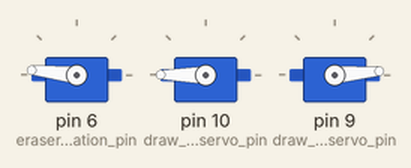
Simulated run of this sketch. Board: Arduino Uno, built with avr-gcc and run on an emulated ATmega328P. On the bench: 3 × servo.

Above: at 2.95 s.
At 4.0 s:
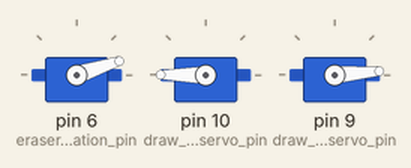
At 5.05 s:
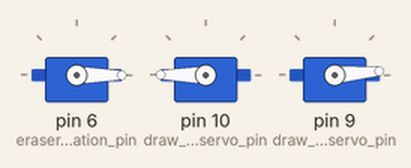
At 7.2 s:
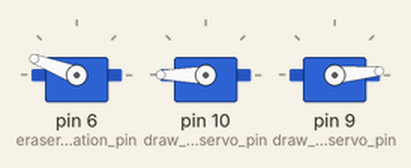
Timing chart, 0 to 11.3 s (numbered marks = the images above):
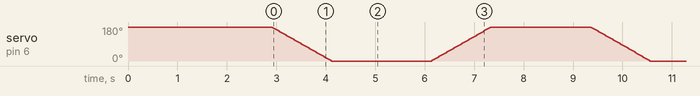

The sketch:

motor_functions.ino
```cpp
#include "TM_Motor_Movement.h"

String bitstring ="0110";
uint8_t film_dc_pin = 3;
uint8_t stepper_pin = 1;
uint8_t eraser_actuation_pin = 6;
uint8_t eraser_control_pin = 4;
uint8_t eraser_actuation_min = 0;
uint8_t eraser_actuation_max = 180;
uint8_t eraser_speed = 255;
uint8_t erase_all_distance = 1000;
uint8_t stepper_total_steps = 200;
uint8_t stepper_move_steps = 4;
uint8_t stepper_speed = 30;
uint8_t dc_film_speed = 120;
uint8_t draw_actuation_servo_pin = 10;
uint8_t draw_control_servo_pin = 9;
uint8_t marker_up_pos = 180;
uint8_t marker_down_pos = 120;
uint8_t head_min_pos = 5;
uint8_t head_max_pos = 75;
uint8_t zero_lines = 2;
uint8_t bit_space = 25;
uint8_t eraser_head_distance = 150;
uint8_t eraser_distance = 130;
uint8_t eraser_to_write_dist = 49;
uint8_t write_to_camera = 125;

TM_Motor_Movement TM(
  bitstring,
  film_dc_pin,
  stepper_pin,
  eraser_actuation_pin,
  eraser_control_pin,
  eraser_actuation_min,
  eraser_actuation_max,
  eraser_speed,
  erase_all_distance,
  stepper_total_steps,
  stepper_move_steps,
  stepper_speed,
  dc_film_speed,
  draw_actuation_servo_pin,
  draw_control_servo_pin,
  marker_up_pos,
  marker_down_pos,
  head_min_pos,
  head_max_pos,
  zero_lines,
  bit_space,
  eraser_head_distance,
  eraser_distance,
  eraser_to_write_dist,
  write_to_camera
);

void setup() {
//   // put your setup code here, to run once:
  TM.begin();
  delay(2000);
  // TM.drawAll();
  // delay(2000);
  // TM.goToCamera();
  //TM.eraseOneSymbol();
  // TM.eraserToWrite();
  //TM.eraserOn();
}

void loop() {
  TM.eraserUp();
  delay(2000);
  TM.eraserDown();
  delay(2000);

}
```

TM_Motor_Movement.cpp
```cpp
#include "Arduino.h"
#include <Adafruit_MotorShield.h>
#include "TM_Motor_Movement.h"
#include <Servo.h>
#include "string.h"

TM_Motor_Movement::TM_Motor_Movement(
        String  bitstring,                  // Starting input bitstring
        uint8_t film_dc_pin,                // Pin that the tape actuation DC motors are conencted to on the Motor Shield
        uint8_t stepper_pin,                // Pin that the tape actuation stepper motor is connected to on the Motor Shield
        uint8_t eraser_actuation_pin,       // Pin that the eraser head actuation servo is connected to on the Arduino
        uint8_t eraser_control_pin,         // Pin that the eraser head DC motor is connected to on the Motor Sheild
        uint8_t eraser_actuation_min,       // Low / eraser down position for the eraser head servo
        uint8_t eraser_actuation_max,       // High / eraser up position for the eraser head servo
        uint8_t erase_all_distance,         // Total stepper steps to eraser large sections on the tape after use
        uint8_t eraser_speed,               // 8 bit speed of the eraser DC motor
        uint8_t stepper_total_steps,        // The total number of steps that the stepper motor has
        uint8_t stepper_move_steps,         // Total number of steps for the stepper to move at once
        uint8_t stepper_speed,              // 8 bit speed for the stepper motor (microsteps used)
        uint8_t dc_film_speed,              // 8 bit speed of the tape actuation DC motors
        uint8_t draw_actuation_servo_pin,   // Pin for the servo that controls the vertical motion of the marker
        uint8_t draw_control_servo_pin,     // Pin the for the servo that controls the horizontal motion of the writing head
        uint8_t marker_up_pos,              // Servo positon for the marker in the up position
        uint8_t marker_down_pos,            // Servo position for the marker in the down position
        uint8_t head_min_pos,               // Servo position for the writing head at the start position
        uint8_t head_max_pos,               // Servo position for the writing head at the fully extended position
        uint8_t zero_lines,                 // Number of zig zag lines when drawing zero symbol
        uint8_t bit_space,                  // Stepper spaces between bits
        uint8_t eraser_head_distance,       // Stepper steps from under the camera to under the eraser head
        uint8_t eraser_distance,            // Stepper steps to erase one symbol
        uint8_t eraser_to_write_dist,       // Stepper steps from ther eraser to under the writing head
        uint8_t write_to_camera             // Stepper steps from under the writing head to under the camera
) :

        start_bitstring(bitstring),

        film_dcM_pin(film_dc_pin),
        dcM_film_speed(dc_film_speed),

        stepperM_pin(stepper_pin),
        stepperM_total_steps(stepper_total_steps),
        stepperM_move_steps(stepper_move_steps),
        stepperM_speed(stepper_speed),

        eraser_actuationM_pin(eraser_actuation_pin),
        eraser_controlM_pin(eraser_control_pin),
        eraser_actuationM_min(eraser_actuation_min),
        eraser_actuationM_max(eraser_actuation_max),
        eraserM_speed(eraser_speed),
        eraserM_head_distance(eraser_head_distance),
        eraserM_distance(eraser_distance),
        eraserM_to_write_dist(eraser_to_write_dist),
        erase_all_dist(erase_all_distance),

        draw_actuation_servoM_pin(draw_actuation_servo_pin),
        draw_control_servoM_pin(draw_control_servo_pin),
        marker_down_posi(marker_down_pos),
        marker_up_posi(marker_up_pos),
        head_min(head_min_pos),
        head_max(head_max_pos),
        zero_lines_num(zero_lines),
        bit_spacing(bit_space),
        write_to_cam(write_to_camera)
{

};

void TM_Motor_Movement::begin() {
    //Serial.begin(9600);
    AFMS = Adafruit_MotorShield();
    //Serial.println("MotorShield Found!");
    fineFilmControl = AFMS.getStepper(stepperM_total_steps, stepperM_pin);
    //Serial.println("Stepper Found!");
    coarseFilmControl = AFMS.getMotor(film_dcM_pin);
    //Serial.println("DC Motors Found!");
    eraserControl = AFMS.getMotor(eraser_controlM_pin);
    //Serial.println("Eraser Found!");
    eraserActuation.attach(eraser_actuationM_pin);
    eraserActuation.write(eraser_actuationM_max);
    delay(300);
    //Serial.println("Eraser acuation home!");
    drawingActuation.attach(draw_actuation_servoM_pin);
    drawingActuation.write(marker_up_posi);
    delay(300);
    //Serial.println("Drawing acuation home!");
    drawingControl.attach(draw_control_servoM_pin);
    drawingControl.write(head_min);
    delay(300);
    //Serial.println("Drawing control home!");
    AFMS.begin();
    //Serial.println("Initiation Successful!");
}

void TM_Motor_Movement::moveFilmForward() {
    // Method to move the film forward by a small increment for drawing symbols

    fineFilmControl->setSpeed(stepperM_speed);
    coarseFilmControl->setSpeed(dcM_film_speed);
    coarseFilmControl->run(FORWARD);
    fineFilmControl->step(stepperM_move_steps, FORWARD, MICROSTEP);
    coarseFilmControl->setSpeed(0);
    delay(500);
    // Serial.println("Film Forward!");
}

void TM_Motor_Movement::moveFilmBackward() {
    // Method to move the film forward by a small increment for drawing symbols

    fineFilmControl->setSpeed(stepperM_speed);
    coarseFilmControl->setSpeed(dcM_film_speed);
    coarseFilmControl->run(BACKWARD);
    fineFilmControl->step(stepperM_move_steps, BACKWARD, MICROSTEP);
    coarseFilmControl->setSpeed(0);
    delay(500);
    // Serial.println("Film Backward!");
}

void TM_Motor_Movement::moveOneBitForward() {
    // Methed to advance the film a forward by a defined spacing for each bit

    fineFilmControl->setSpeed(stepperM_speed);
    coarseFilmControl->setSpeed(dcM_film_speed);
    coarseFilmControl->run(FORWARD);
    fineFilmControl->step(bit_spacing, FORWARD, MICROSTEP);
    coarseFilmControl->setSpeed(0);
    delay(500);
}

void TM_Motor_Movement::moveOneSymbolForward() {
    // Method to advance the film forward by one symbol

    moveOneBitForward();
    delay(50);
    moveOneBitForward();
    delay(50);
    moveOneBitForward();
    delay(50);
}

void TM_Motor_Movement::moveOneBitBackward() {
    // Methed to advance the film a backward by a defined spacing for each bit

    fineFilmControl->setSpeed(stepperM_speed);
    coarseFilmControl->setSpeed(dcM_film_speed);
    coarseFilmControl->run(BACKWARD);
    fineFilmControl->step(bit_spacing, BACKWARD, MICROSTEP);
    coarseFilmControl->setSpeed(0);
    delay(500);
}

void TM_Motor_Movement::moveOneSymbolBackward() {
    // Method to advance the film forward by one symbol

    moveOneBitBackward();
    delay(50);
    moveOneBitBackward();
    delay(50);
    moveOneBitBackward();
    delay(50);
}

void TM_Motor_Movement::eraserDown() {
    // Method to lower the eraser down onto the film

    //eraserActuation.write(eraser_actuationM_min);
    // Serial.println("Eraser Down!");
    for (int i = eraser_actuationM_min; i <= eraser_actuationM_max; i +=3) {
        eraserActuation.write(i);
        delay(20);
    }
    //Serial.println("Eraser Down!");
}

void TM_Motor_Movement::eraserUp() {
    // Method to raise the eraser up off the fiml

    //eraserActuation.write(eraser_actuationM_max);
    for (int i = eraser_actuationM_max; i >= eraser_actuationM_min; i -=3) {
        eraserActuation.write(i);
        delay(20);
    }
    //Serial.println("Eraser Up!");

}

void TM_Motor_Movement::eraserOn() {
    // Method to start the DC motor that controls the eraser

    eraserControl->setSpeed(eraserM_speed);
    eraserControl->run(FORWARD);
    // Serial.println("Eraser on!");
}

void TM_Motor_Movement::eraserOff() {
    // Method to stop the DC motor that controls the eraser

    eraserControl->setSpeed(0);
    // Serial.println("Eraser off!");
}

void TM_Motor_Movement::moveToErase(){
    // Method to move the film so that a bit under the camera moves to under
    // the eraser

    fineFilmControl->setSpeed(stepperM_speed);
    coarseFilmControl->setSpeed(dcM_film_speed);
    coarseFilmControl->run(BACKWARD);
    fineFilmControl->step(eraserM_head_distance, BACKWARD, MICROSTEP);
    coarseFilmControl->setSpeed(0);
    delay(500);
}

void TM_Motor_Movement::eraseBackward() {
    // Method to actuate the eraser, start the motor, and move the film
    // backward so that one symbol gets erased

    fineFilmControl->setSpeed(2);
    coarseFilmControl->setSpeed(dcM_film_speed);
    coarseFilmControl->run(BACKWARD);
    fineFilmControl->step(eraserM_distance, BACKWARD, MICROSTEP);
    coarseFilmControl->setSpeed(0);
}
void TM_Motor_Movement::eraserToWrite() {
    // Method to move the film to under the writing head after being erased

    fineFilmControl->setSpeed(stepperM_speed);
    coarseFilmControl->setSpeed(dcM_film_speed);
    coarseFilmControl->run(FORWARD);
    fineFilmControl->step(eraserM_to_write_dist, FORWARD, MICROSTEP);
    coarseFilmControl->setSpeed(0);
}


void TM_Motor_Movement::eraseOneSymbol() {
    // Method to erase one symbol by having it start with the third bit
    // of the symbol under the camera and end with the position for the
    // first bit under the writing head so that the new symbol can be
    // drawn

    moveToErase();
    delay(500);
    eraserDown();
    delay(500);
    eraserOn();
    delay(500);
    eraseBackward();
    eraserOff();
    delay(500);
    eraserUp();
    delay(500);
    eraserToWrite();
}

void TM_Motor_Movement::eraseAll() {
    // Method to erase all symbols on the film. This just moves
    // the film large distances in both directions while the
    // eraser is actuated

    eraserDown();
    delay(500);
    eraserOn();
    delay(500);
    fineFilmControl->setSpeed(stepperM_speed);
    coarseFilmControl->setSpeed(dcM_film_speed);
    coarseFilmControl->run(FORWARD);
    fineFilmControl->step(erase_all_dist, FORWARD, MICROSTEP);
    coarseFilmControl->setSpeed(0);
    delay(500);
    fineFilmControl->setSpeed(stepperM_speed);
    coarseFilmControl->setSpeed(dcM_film_speed);
    coarseFilmControl->run(BACKWARD);
    fineFilmControl->step(erase_all_dist, BACKWARD, MICROSTEP);
    coarseFilmControl->setSpeed(0);
    delay(500);
    fineFilmControl->setSpeed(stepperM_speed);
    coarseFilmControl->setSpeed(dcM_film_speed);
    coarseFilmControl->run(BACKWARD);
    fineFilmControl->step(erase_all_dist, BACKWARD, MICROSTEP);
    coarseFilmControl->setSpeed(0);
    delay(500);
    fineFilmControl->setSpeed(stepperM_speed);
    coarseFilmControl->setSpeed(dcM_film_speed);
    coarseFilmControl->run(FORWARD);
    fineFilmControl->step(erase_all_dist, FORWARD, MICROSTEP);
    coarseFilmControl->setSpeed(0);
    delay(500);
    eraserOff();
    delay(500);
    eraserUp();
}

void TM_Motor_Movement::headPositiveVerticalLine() {
    // Method to move the writign head perpendicular to the
    // films travel and away from the writing heads start position

    for (int i = head_min; i <= head_max; i +=3) {
        drawingControl.write(i);
        delay(20);
    }


    //drawingControl.write(head_max);
    delay(500);
    // Serial.println("Positive Line!");
}

void TM_Motor_Movement::headNegativeVerticalLine() {
    // Method to move the writign head perpendicular to the
    // films travel and toward from the writing heads start position

    for (int i = head_max; i >= head_min; i-=3) {
        drawingControl.write(i);
        delay(20);
    }
    //drawingControl.write(head_min);
    delay(500);
    // Serial.println("Negative Line!");
}


void TM_Motor_Movement::markerDown() {
    // Method to move the down to touch the film

    for (int i = marker_up_posi; i >= marker_down_posi; i -=3) {
        drawingActuation.write(i);
        delay(20);
    }
    delay(500);
    //drawingActuation.write(marker_down_posi);
    // Serial.println("Marker Down!");
}

void TM_Motor_Movement::markerUp() {
    // Method to lift the marker up way from the film
    for (int i = marker_down_posi; i <= marker_up_posi; i +=3) {
        drawingActuation.write(i);
        delay(20);
    }
    delay(500);
    //drawingActuation.write(marker_up_posi);

    // Serial.println("Marker Up!");
}


void TM_Motor_Movement::drawBitOne() {
    // Method to draw the bit "one"

    markerDown();
    delay(500);
    headPositiveVerticalLine();
    delay(500);
    markerUp();
    delay(500);
    headNegativeVerticalLine();
    delay(500);
}

void TM_Motor_Movement::drawBitZero() {
    // Method to draw the bit "zero"

    markerDown();
    delay(500);
    for (int i = 0; i <= zero_lines_num; i++) {
        headPositiveVerticalLine();
        delay(500);
        moveFilmForward();
        delay(500);
        headNegativeVerticalLine();
        delay(500);
        moveFilmForward();
        delay(500);
    }
    // moveFilmBackward();
    // for (int i = 0; i <= 2 * zero_lines_num; i++) {
    //   moveFilmBackward();
    // }
    markerUp();
}

void TM_Motor_Movement::drawOne() {
    // Method to draw the symbol "one"

    drawBitZero();
    delay(500);
    moveOneBitForward();
    delay(500);
    drawBitOne();
    delay(500);
    moveOneBitForward();
    delay(500);
    drawBitOne();
    delay(500);
    moveOneBitForward();
    delay(500);
}

void TM_Motor_Movement::drawZero() {
    // Method to draw the symbol "zero"

    drawBitZero();
    delay(500);
    moveOneBitForward();
    delay(500);
    drawBitOne();
    delay(500);
    moveOneBitForward();
    delay(500);
    drawBitZero();
    delay(500);
    moveOneBitForward();
    delay(500);
}

void TM_Motor_Movement::drawX() {
    // Method to draw the symbol "x"

    drawBitOne();
    delay(500);
    moveOneBitForward();
    delay(500);
    drawBitZero();
    delay(500);
    moveOneBitForward();
    delay(500);
    drawBitOne();
    delay(500);
    moveOneBitForward();
    delay(500);
}

void TM_Motor_Movement::drawY() {
    // Method to draw the symbol "y"

    drawBitOne();
    delay(500);
    moveOneBitForward();
    delay(500);
    drawBitOne();
    delay(500);
    moveOneBitForward();
    delay(500);
    drawBitZero();
    delay(500);
    moveOneBitForward();
    delay(500);
}

void TM_Motor_Movement::drawBlank() {
    // Method to draw the symbol "blank"
    drawBitOne();
    delay(500);
    moveOneBitForward();
    delay(500);
    drawBitOne();
    delay(500);
    moveOneBitForward();
    delay(500);
    drawBitOne();
    delay(500);
    moveOneBitForward();
    delay(500);
}

void TM_Motor_Movement::drawHash() {
    // Method to draw the symbol "hash"
    drawBitZero();
    delay(500);
    moveOneBitForward();
    delay(500);
    drawBitZero();
    delay(500);
    moveOneBitForward();
    delay(500);
    drawBitZero();
    delay(500);
    moveOneBitForward();
    delay(500);
}

void TM_Motor_Movement::drawAll() {
    // Method to draw the starting string on the film

    for (int i = 0; i <= start_bitstring.length()-1; i++) {
        //Serial.println(start_bitstring[i]);
        //Serial.println(start_bitstring[i] == '0');
        if (start_bitstring[i] == '0') {
            // Serial.println("Drawing Zero!");
            drawZero();
            delay(500);
        } else {
            // Serial.println("Drawing One!");
            drawOne();
            delay(500);
        }
    }
}

void TM_Motor_Movement::goHome() {
    // Method to bring the first bit of the starting string to
    // under the camera

    int bit_space_count = 0;

    for (int i = 0; i <= start_bitstring.length() - 1; i++) {
        if (start_bitstring[i] == '0') {
            bit_space_count += 5;
            //Serial.println(bit_space_count);
        } else {
            bit_space_count += 4;
            //Serial.println(bit_space_count);
        }
    }

    //Serial.println(bit_space_count);

    for (int i = 0; i <= bit_space_count - 1; i++) {
        fineFilmControl->setSpeed(stepperM_speed);
        coarseFilmControl->setSpeed(dcM_film_speed);
        coarseFilmControl->run(BACKWARD);
        fineFilmControl->step(bit_spacing, BACKWARD, MICROSTEP);
        coarseFilmControl->setSpeed(0);
        delay(500);
    }
}
void TM_Motor_Movement::goToCamera() {
    // Method to bring the first bit of the starting string to
    // under the camera

    goHome();
    delay(2000);
    fineFilmControl->setSpeed(stepperM_speed);
    coarseFilmControl->setSpeed(dcM_film_speed);
    coarseFilmControl->run(FORWARD);
    fineFilmControl->step(write_to_cam, FORWARD, MICROSTEP);
    coarseFilmControl->setSpeed(0);
}
```

Source omitted: TM_Motor_Movement.h (2729 bytes)
